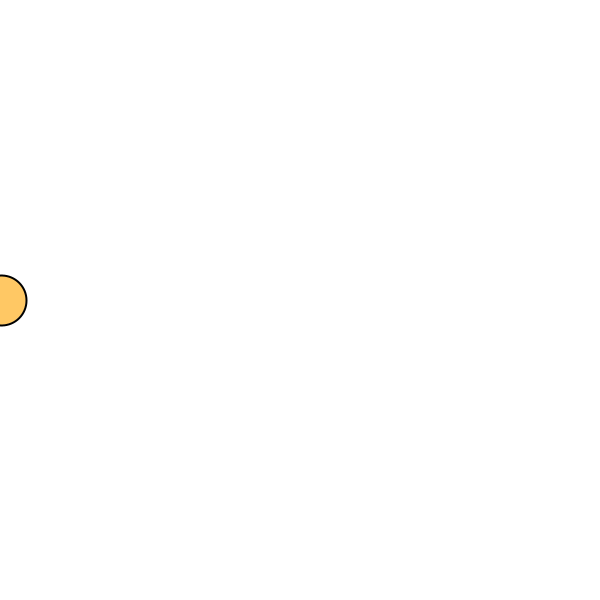
Frame 1 (no input)
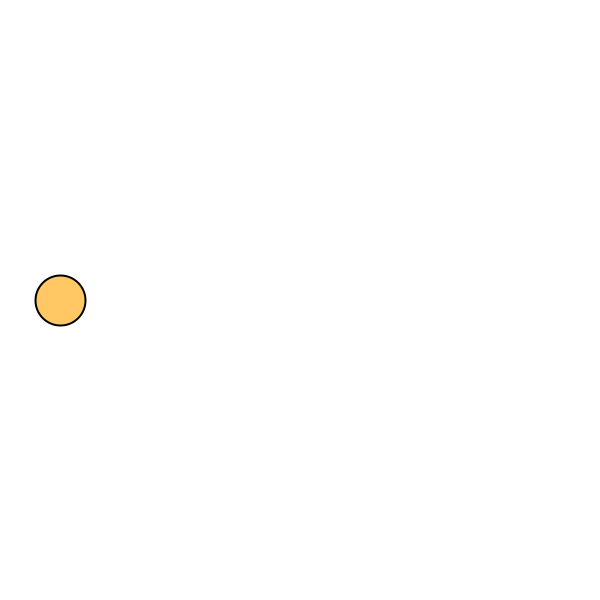
Frame 60 (the mouse pressed at the canvas centre just before this capture)
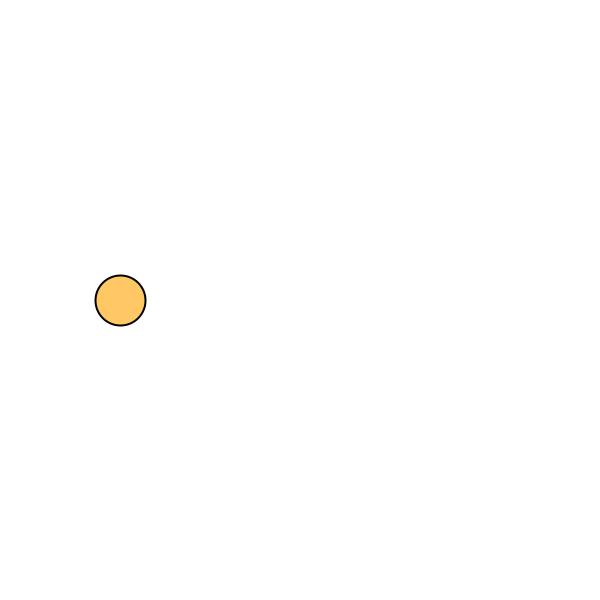
Frame 120 (the mouse held since frame 60 and released just before this capture)

The Processing sketch that drew these frames (run headless with seeded random() and noise(); from frame 60 on, the mouse is pressed at the canvas centre):

// Processing sketch: frame_count
// ── frame_count.pde
// frameCount にもとづき勝手に移動する円

void setup() {
  size(600, 600);
  
  strokeWeight(2);
  fill(255, 200, 100);
}

// 1秒間に約60回実行されるブロック
void draw() {
  background(255, 255, 255);
  
  // frameCount は1フレーム＝draw()が1回呼び出される毎に1ずつ増えるので、
  // 円の中心は少しずつ右に移動して見える
  ellipse(frameCount, 300, 50, 50);
}
